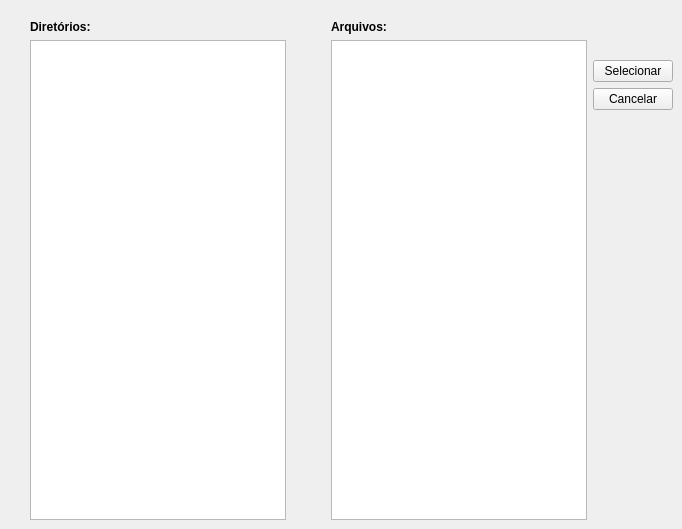
    <widget class="QWidget" name="file_explorer">
     <widget class="QWidget" name="layoutWidget">
      <property name="geometry">
       <rect>
        <x>30</x>
        <y>20</y>
        <width>643</width>
        <height>500</height>
       </rect>
      </property>
      <layout class="QHBoxLayout" name="horizontalLayout_6">
       <item>
        <layout class="QHBoxLayout" name="horizontalLayout_5">
         <item>
          <layout class="QVBoxLayout" name="verticalLayout_5">
           <item>
            <widget class="QLabel" name="label_diretorios">
             <property name="font">
              <font>
               <bold>true</bold>
              </font>
             </property>
             <property name="text">
              <string>Diretórios:</string>
             </property>
            </widget>
           </item>
           <item>
            <widget class="QTreeView" name="treeView_dir"/>
           </item>
          </layout>
         </item>
         <item>
          <spacer name="horizontalSpacer_4">
           <property name="orientation">
            <enum>Qt::Orientation::Horizontal</enum>
           </property>
           <property name="sizeHint" stdset="0">
            <size>
             <width>28</width>
             <height>496</height>
            </size>
           </property>
          </spacer>
         </item>
         <item>
          <layout class="QVBoxLayout" name="verticalLayout_6">
           <item>
            <widget class="QLabel" name="label_arquivos">
             <property name="font">
              <font>
               <bold>true</bold>
              </font>
             </property>
             <property name="text">
              <string>Arquivos:</string>
             </property>
            </widget>
           </item>
           <item>
            <widget class="QListView" name="listView_file"/>
           </item>
          </layout>
         </item>
        </layout>
       </item>
       <item>
        <layout class="QVBoxLayout" name="verticalLayout_3" stretch="0,5,0,4">
         <item>
          <spacer name="verticalSpacer_2">
           <property name="orientation">
            <enum>Qt::Orientation::Vertical</enum>
           </property>
           <property name="sizeHint" stdset="0">
            <size>
             <width>20</width>
             <height>40</height>
            </size>
           </property>
          </spacer>
         </item>
         <item>
          <widget class="QPushButton" name="pushButton_selecionar">
           <property name="text">
            <string>Selecionar</string>
           </property>
          </widget>
         </item>
         <item>
          <widget class="QPushButton" name="pushButton_cancelar">
           <property name="text">
            <string>Cancelar</string>
           </property>
          </widget>
         </item>
         <item>
          <spacer name="verticalSpacer">
           <property name="orientation">
            <enum>Qt::Orientation::Vertical</enum>
           </property>
           <property name="sizeHint" stdset="0">
            <size>
             <width>20</width>
             <height>40</height>
            </size>
           </property>
          </spacer>
         </item>
        </layout>
       </item>
      </layout>
     </widget>
    </widget>
